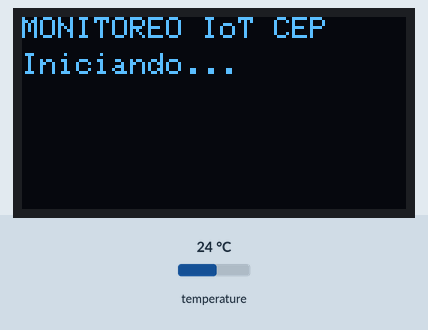
This program was run on a simulated ESP32. Parts: 128×64 one-colour display. Inputs (shaded band) come from the test bench; at power-on: temperature 24 °C. WiFi joins after 1.5 s; servers stay silent unless stated; no MQTT or app messages arrive unless stated; what the program prints to the serial monitor is not drawn.

Above: at 0.4 s.
At 3.3 s:
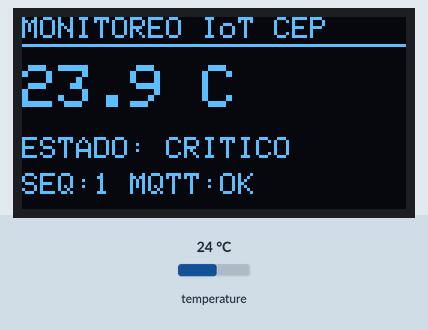
3.4 s: temperature set to 12 °C
At 4.2 s:
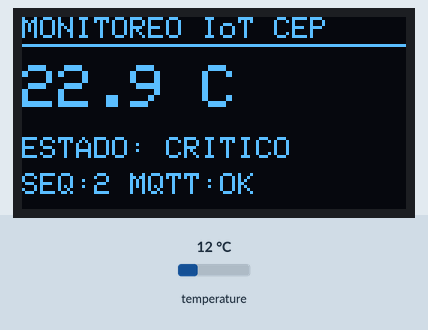
7.5 s: temperature set to 19 °C
At 8.5 s:
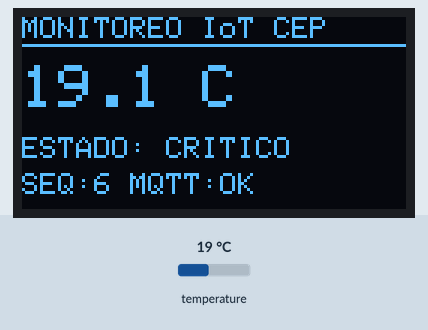
13.2 s: temperature set to 28 °C
At 14.4 s:
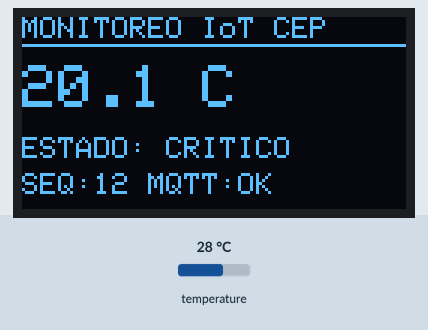
Timing chart, 0 to 16.2 s (numbered marks = the images above; inputs shaded):
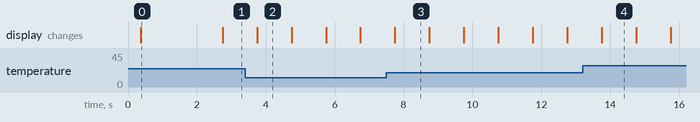

Measured:
- what the display in image 0 shows lasts 2.3 s, from 0.4 s to 2.7 s
- what the display in image 2 shows lasts 1.0 s, from 3.7 s to 4.7 s

The program:

main.cpp
```cpp
// ============================================================================
// Simulador IoT & Control Estadistico de Procesos (CEP)
// ESP32 (Wokwi) + DS18B20 + SSD1306 -> MQTT -> Panel de monitoreo CEP
//
// Publica cada 1 s:  {"t":21.06,"seq":128,"dev":"28-01-02-03-04-05-06"}
// Suscribe TOPIC_LIMITS para recibir LSC / LIC / objetivo del panel.
//
// IMPORTANTE (fix del panic Guru Meditation / IllegalInstruction):
//   PubSubClient >= 2.8 tiene este constructor:
//       PubSubClient::PubSubClient() { this->_client = NULL; ... }
//   y connect() hace una llamada VIRTUAL a traves de ese puntero nulo,
//   lo que salta a la direccion 0xffffffff -> "IllegalInstruction".
//   Por eso se usa SIEMPRE el constructor con Client&:
//       PubSubClient mqtt(netClient);   con  WiFiClient netClient global.
// ============================================================================

#include <Arduino.h>
#include <WiFi.h>
#include <PubSubClient.h>
#include <Wire.h>
#include <OneWire.h>
#include <DallasTemperature.h>
#include <Adafruit_GFX.h>
#include <Adafruit_SSD1306.h>

#include <math.h>
#include <string.h>

#include "config.h"

// ============================ Objetos globales ==============================
// El orden importa: netClient debe existir antes que mqtt.
WiFiClient netClient;           // <- Client real (obligatorio)
PubSubClient mqtt(netClient);   // <- constructor con Client&, nunca el de defecto

OneWire oneWire(ONE_WIRE_PIN);
DallasTemperature sensors(&oneWire);
Adafruit_SSD1306 display(SCREEN_WIDTH, SCREEN_HEIGHT, &Wire, -1);

// ======================= Buffers globales (no en la pila) ===================
char payloadBuf[160];   // payload JSON de telemetria
char rxBuf[200];        // mensaje MQTT recibido
char dispBuf[40];       // texto del OLED
char keyBuf[24];        // patron de clave JSON
char devAddr[32] = "28-01-02-03-04-05-06";

// ============================== Estado global ===============================
String mqttClientId;
float  lsc = LSC_DEFAULT;
float  lic = LIC_DEFAULT;
float  obj = OBJ_DEFAULT;
uint32_t seq = 0;
uint32_t lastPublish = 0;
bool    wifiConnected = false;
uint8_t mqttAttempts = 0;

// Limitador de tasa: estado del valor publicado.
float    tPublicado = 0.0f;      // valor publicado (acotado por MAX_SLOPE)
bool     tPublicadoOk = false;   // ya se publico alguna lectura
uint32_t ultimoCiclo = 0;        // marca de tiempo del ciclo anterior

// =============================== Prototipos ================================
static void connectWifi();
static bool connectMqtt();
static void publishReading();
static void updateDisplay(float temp, const char *estado);
static void printDeviceAddress();
static const char *estadoDe(float temp);
static const char *mqttStateName(int state);
static void onMqttMessage(char *topic, byte *payload, unsigned int length);
static float jsonFloat(const char *json, const char *key, float &out);
static String buildClientId();
static float variacionControlada();

// ================================== SETUP ===================================
void setup() {
  Serial.begin(115200);
  delay(300);
  Serial.println();
  Serial.println(F("[CEP] =========================================="));
  Serial.println(F("[CEP] Simulador IoT - DS18B20 -> MQTT -> Panel CEP"));
  Serial.println(F("[CEP] =========================================="));

  // Inicializa el driver WiFi (necesario para leer la MAC).
  WiFi.mode(WIFI_STA);
  WiFi.setAutoReconnect(true);
  mqttClientId = buildClientId();
  Serial.print(F("[CEP] Client ID MQTT: "));
  Serial.println(mqttClientId);

  // ---- OLED (I2C) ----
  Wire.begin(OLED_SDA_PIN, OLED_SCL_PIN);
  if (!display.begin(SSD1306_SWITCHCAPVCC, OLED_ADDR)) {
    Serial.println(F("[CEP] ERROR: no se pudo iniciar el SSD1306"));
  } else {
    display.clearDisplay();
    display.setTextColor(SSD1306_WHITE);
    display.setTextSize(1);
    display.setCursor(0, 0);
    display.println(F("MONITOREO IoT CEP"));
    display.setCursor(0, 12);
    display.println(F("Iniciando..."));
    display.display();
    Serial.println(F("[CEP] OLED SSD1306 OK (I2C 0x3C, SDA=21, SCL=22)"));
  }

  // ---- Sensor 1-Wire ----
  sensors.begin();
  printDeviceAddress();

  // ---- MQTT: configuracion una sola vez ----
  mqtt.setServer(BROKER, MQTT_PORT);
  mqtt.setCallback(onMqttMessage);
  mqtt.setBufferSize(CLIENT_BUFFER_SIZE);   // antes de connect()
  mqtt.setKeepAlive(30);
  mqtt.setSocketTimeout(5);
  Serial.print(F("[CEP] MQTT buffer: "));
  Serial.print(mqtt.getBufferSize());
  Serial.println(F(" bytes"));

  connectWifi();
}

// =================================== LOOP ====================================
void loop() {
  if (!wifiConnected) {
    connectWifi();
    if (!wifiConnected) {
      delay(500);
      return;
    }
  }

  if (!mqtt.connected()) {
    connectMqtt();   // si falla, ya espera 2 s antes de reintentar
  }
  mqtt.loop();

  uint32_t now = millis();
  if (now - lastPublish >= PUBLISH_INTERVAL_MS) {
    lastPublish = now;
    publishReading();
  }
}

// ================================ WiFi ======================================
static void connectWifi() {
  if (WiFi.status() == WL_CONNECTED) {
    wifiConnected = true;
    return;
  }

  Serial.print(F("[CEP] WiFi: conectando a "));
  Serial.print(WIFI_SSID);
  Serial.print(F(" ... "));
  WiFi.begin(WIFI_SSID, WIFI_PASSWORD, WIFI_CHANNEL);

  uint32_t t0 = millis();
  while (WiFi.status() != WL_CONNECTED && millis() - t0 < 15000) {
    delay(250);
    Serial.print('.');
  }

  if (WiFi.status() != WL_CONNECTED) {
    // Reintento con escaneo de redes (sin canal fijo).
    Serial.println(F(" | reintento con escaneo..."));
    WiFi.disconnect();
    delay(500);
    WiFi.begin(WIFI_SSID, WIFI_PASSWORD);
    t0 = millis();
    while (WiFi.status() != WL_CONNECTED && millis() - t0 < 15000) {
      delay(250);
      Serial.print('.');
    }
  }

  if (WiFi.status() == WL_CONNECTED) {
    wifiConnected = true;
    Serial.print(F("[CEP] WiFi OK. IP="));
    Serial.print(WiFi.localIP());
    Serial.print(F(" RSSI="));
    Serial.println(WiFi.RSSI());
  } else {
    wifiConnected = false;
    Serial.println(F("[CEP] ERROR: sin WiFi. Revisa que la simulacion este corriendo "
                     "y que el gateway IoT de Wokwi este activo."));
  }
}

// ================================ MQTT ======================================
static bool connectMqtt() {
  Serial.print(F("[CEP] MQTT: conectando a "));
  Serial.print(BROKER);
  Serial.print(':');
  Serial.print(MQTT_PORT);
  Serial.print(F(" ... "));

  bool ok = mqtt.connect(mqttClientId.c_str());

  if (ok) {
    Serial.println(F("OK"));
    mqtt.subscribe(TOPIC_LIMITS);
    Serial.print(F("[CEP] MQTT: suscrito a "));
    Serial.println(TOPIC_LIMITS);
    mqttAttempts = 0;
  } else {
    mqttAttempts++;
    Serial.print(F("FALLO (intento "));
    Serial.print(mqttAttempts);
    Serial.print(F(") rc="));
    Serial.print(mqtt.state());
    Serial.print(F(" -> "));
    Serial.println(mqttStateName(mqtt.state()));

    // Cierra el socket para que el siguiente intento parta limpio.
    netClient.stop();
    // Espera antes de reintentar. NO reinicia el ESP32.
    delay(MQTT_RETRY_DELAY_MS);
  }
  return ok;
}

// ========================= Publicacion de la lectura ========================
static void publishReading() {
  sensors.requestTemperatures();
  float raw = sensors.getTempCByIndex(0);

  if (raw == DEVICE_DISCONNECTED_C) {
    Serial.println(F("[CEP] ERROR: el DS18B20 no responde (DQ=GPIO4, pull-up 4.7k)"));
    return;
  }

  // Objetivo: lectura real + variacion controlada.
  float tObjetivo = raw + variacionControlada();

  // Limitador de tasa (slew rate): el valor publicado avanza hacia el objetivo
  // como maximo MAX_SLOPE C/s, para que un salto brusco del sensor se vea como
  // una rampa y no como un escalon en la carta de control.
  uint32_t ahora = millis();
  if (!tPublicadoOk) {
    tPublicado = tObjetivo;          // primera lectura: sin rampa
    tPublicadoOk = true;
  } else {
    float dt = (ahora - ultimoCiclo) / 1000.0f;
    if (dt < 0.0f) dt = 0.0f;
    if (dt > 5.0f) dt = 5.0f;         // evita saltos tras un bloqueo largo
    float maxDelta = MAX_SLOPE * dt;
    float delta = tObjetivo - tPublicado;
    if (delta >  maxDelta) delta =  maxDelta;
    if (delta < -maxDelta) delta = -maxDelta;
    tPublicado += delta;
  }
  ultimoCiclo = ahora;

  float t = tPublicado;

  seq++;

  snprintf(payloadBuf, sizeof(payloadBuf),
           "{\"t\":%.2f,\"raw\":%.2f,\"seq\":%lu,\"dev\":\"%s\"}",
           t, raw, (unsigned long)seq, devAddr);

  if (mqtt.connected()) {
    if (!mqtt.publish(TOPIC_TELEMETRY, payloadBuf)) {
      Serial.println(F("[CEP] ERROR: no se pudo publicar en MQTT"));
    }
  }

  const char *estado = estadoDe(t);
  Serial.print(F("[CEP] T="));
  Serial.print(t, 2);
  Serial.print(F(" C (raw "));
  Serial.print(raw, 2);
  Serial.print(F(")  seq="));
  Serial.print((unsigned long)seq);
  Serial.print(F("  estado="));
  Serial.print(estado);
  Serial.print(F("  mqtt="));
  Serial.println(mqtt.connected() ? F("OK") : F("OFF"));

  updateDisplay(t, estado);
}

// ================= Variacion controlada de la lectura =======================
// Generador congruencial lineal (LCG) con semilla fija: secuencia reproducible
// en cada ejecucion, sin usar random() ni el RNG del sistema.
//   estado = (estado * 1103515245 + 12345) mod 2^32
// Los 15 bits altos dan un entero uniforme en [0, 32767], que se mapea a
// [-VAR_AMP, +VAR_AMP].
static uint32_t varEstado = VAR_SEED;

static float variacionControlada() {
  varEstado = varEstado * 1103515245u + 12345u;
  uint32_t u = (varEstado >> 16) & 0x7FFFu;
  return (2.0f * (float)u / 32767.0f - 1.0f) * VAR_AMP;
}

// ================================= OLED ======================================
static void updateDisplay(float temp, const char *estado) {
  display.clearDisplay();
  display.setTextColor(SSD1306_WHITE);

  display.setTextSize(1);
  display.setCursor(0, 0);
  display.print(F("MONITOREO IoT CEP"));
  display.drawLine(0, 9, SCREEN_WIDTH - 1, 9, SSD1306_WHITE);

  display.setTextSize(2);
  display.setCursor(0, 16);
  snprintf(dispBuf, sizeof(dispBuf), "%.1f C", temp);
  display.print(dispBuf);

  display.setTextSize(1);
  display.setCursor(0, 40);
  display.print(F("ESTADO: "));
  display.print(estado);

  display.setCursor(0, 52);
  snprintf(dispBuf, sizeof(dispBuf), "SEQ:%lu MQTT:%s", (unsigned long)seq,
           mqtt.connected() ? "OK" : "ERR");
  display.print(dispBuf);

  display.display();
}

// ======================== Estado del proceso (CEP) ==========================
// Misma regla que el panel PyQt6 (app/core/cep_engine.py):
//   CRITICO   : fuera de [LIC, LSC]
//   ACEPTABLE : dentro de la banda, en el 40 % exterior
//   ESTABLE   : resto de la banda
static const char *estadoDe(float temp) {
  if (temp > lsc || temp < lic) return "CRITICO";
  float ancho = lsc - lic;
  float exterior = 0.40f * ancho;
  if (temp < lic + exterior || temp > lsc - exterior) return "ACEPTABLE";
  return "ESTABLE";
}

// ============================ Direccion 1-Wire ==============================
// DallasTemperature 3.9.x: getAddress(uint8_t* rom, uint8_t indice)
// rom[0] = codigo de familia (0x28), rom[1..6] = serial, rom[7] = CRC.
static void printDeviceAddress() {
  uint8_t rom[8] = {0};
  if (!sensors.getAddress(rom, 0)) {
    Serial.println(F("[CEP] DS18B20: no se encontro ningun sensor en el bus"));
    return;
  }
  snprintf(devAddr, sizeof(devAddr), "%02X-%02X-%02X-%02X-%02X-%02X-%02X",
           rom[0], rom[1], rom[2], rom[3], rom[4], rom[5], rom[6]);
  Serial.print(F("[CEP] DS18B20 encontrado. Direccion 1-Wire: "));
  Serial.println(devAddr);
}

// ====================== Client ID fijo + ultimo byte de MAC ================
static String buildClientId() {
  String id = String(MQTT_CLIENT_ID);
  String mac = WiFi.macAddress();               // "AA:BB:CC:DD:EE:FF"
  if (mac.length() >= 2) {
    id += '-';
    id += mac.substring(mac.length() - 2);       // ultimo byte de la MAC
  }
  return id;
}

// ====================== Nombre de los codigos de error MQTT =================
static const char *mqttStateName(int state) {
  switch (state) {
    case -1: return "conexion rechazada";
    case -2: return "no se pudo abrir el socket";
    case -3: return "fallo al publicar";
    case -4: return "tiempo agotado (timeout)";
    case -5: return "5 bytes de buffer libres";
    case -6: return "payload demasiado largo";
    default: return "error desconocido";
  }
}

// ==================== Recepcion de limites desde el panel ===================
static void onMqttMessage(char *topic, byte *payload, unsigned int length) {
  if (length >= sizeof(rxBuf)) length = sizeof(rxBuf) - 1;
  memcpy(rxBuf, payload, length);
  rxBuf[length] = '\0';

  Serial.print(F("[CEP] RX "));
  Serial.print(topic);
  Serial.print(F(" -> "));
  Serial.println(rxBuf);

  float v;
  if (jsonFloat(rxBuf, "lsc", v)) lsc = v;
  if (jsonFloat(rxBuf, "lic", v)) lic = v;
  if (jsonFloat(rxBuf, "obj", v)) obj = v;

  Serial.print(F("[CEP] Limites CEP -> LSC="));
  Serial.print(lsc, 1);
  Serial.print(F(" LIC="));
  Serial.print(lic, 1);
  Serial.print(F(" OBJ="));
  Serial.println(obj, 1);
}

// Lector minimal de float dentro de un JSON plano: {"lsc":8.0,...}
static float jsonFloat(const char *json, const char *key, float &out) {
  snprintf(keyBuf, sizeof(keyBuf), "\"%s\":", key);
  const char *p = strstr(json, keyBuf);
  if (!p) return 0;
  out = strtof(p + strlen(keyBuf), nullptr);
  return 1;
}
```

config.h
```cpp
#pragma once
// ============================================================================
// Simulador IoT & Control Estadistico de Procesos (CEP)
// Configuracion del firmware ESP32 simulado en Wokwi
// ============================================================================

// ------------------------------ Broker MQTT --------------------------------
#define BROKER    "broker.emqx.io"
// Fallback si broker.emqx.io no responde (descomentar la linea siguiente):
// #define BROKER  "test.mosquitto.org"
#define MQTT_PORT 1883

// --------------------------------- Topicos ---------------------------------
// Tópico unico del proyecto para no mezclarse con otros datos del broker.
#define TOPIC_BASE       "cep/sensor/diyin-cep-7k3q2026"
#define TOPIC_TELEMETRY  TOPIC_BASE "/telemetry"   // ESP32 -> Panel
#define TOPIC_LIMITS     TOPIC_BASE "/limits"      // Panel  -> ESP32

// ID fijo del cliente MQTT + ultimo byte de la MAC (sin random()).
#define MQTT_CLIENT_ID     "cep-esp32-diyin"
#define CLIENT_BUFFER_SIZE 256

// ------------------- WiFi virtual de Wokwi (AP abierto) ---------------------
#define WIFI_SSID      "Wokwi-GUEST"
#define WIFI_PASSWORD  ""
#define WIFI_CHANNEL   6

// -------------------------------- Hardware ---------------------------------
#define ONE_WIRE_PIN 4     // DQ del DS18B20
#define OLED_SDA_PIN 21
#define OLED_SCL_PIN 22
#define OLED_ADDR    0x3C
#define SCREEN_WIDTH  128
#define SCREEN_HEIGHT 64

// --------------------- Limites de control (CEP) -----------------------------
// Editables en caliente desde el panel via TOPIC_LIMITS.
#define LSC_DEFAULT 8.0f   // Limite Superior de Control
#define LIC_DEFAULT 2.0f   // Limite Inferior de Control
#define OBJ_DEFAULT 5.0f   // Valor objetivo

// ------------------------------ Publicacion --------------------------------
#define PUBLISH_INTERVAL_MS 1000
#define MQTT_RETRY_DELAY_MS  2000   // espera entre reintentos de MQTT

// ------------------- Variacion controlada de la lectura ---------------------
// Amplitud (C) de la variacion que se aplica a la lectura cruda del DS18B20
// antes de publicarla. El valor publicado ("t") es el varied; el crudo va en
// "raw". Generador congruencial lineal con semilla fija: reproducible en cada
// ejecucion y sin depender del RNG del sistema.
#define VAR_AMP  0.15f
#define VAR_SEED 0x2545F491u

// ------------------------- Limitador de tasa de cambio ----------------------
// Tasa maxima de cambio de la lectura publicada (C/s). El valor que se
// publica ("t") no sigue al instante al sensor: avanza hacia la lectura real
// como maximo a esta velocidad, de modo que un salto brusco del DS18B20 se ve
// como una rampa en la carta de control. "raw" sigue siendo la lectura cruda.
#define MAX_SLOPE 1.0f
```
